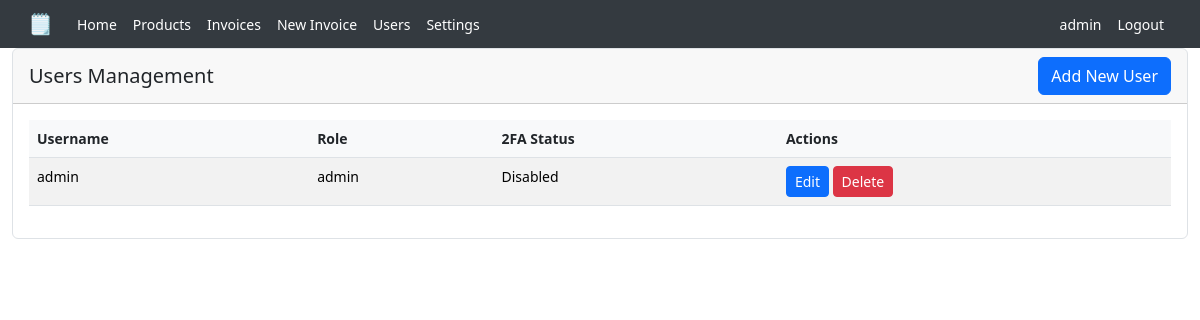
Screenshot of /users (signed in) with the database file from the repository.
### app.py (models this page shows, shortened)
class User(db.Model):
    id = db.Column(db.Integer, primary_key=True)
    username = db.Column(db.String(80), unique=True, nullable=False)
    password = db.Column(db.String(120), nullable=False)
    role = db.Column(db.String(20), nullable=False, default='user')
    totp_secret = db.Column(db.String(32))
    totp_enabled = db.Column(db.Boolean, default=False)

### app.py (the view)
@app.route('/users')
@admin_required
def users():
    users_list = User.query.all()
    return render_template('users.html', users=users_list)

### app.py (called while the page is built)
def admin_required(f):
    @wraps(f)
    def decorated_function(*args, **kwargs):
        if 'user_id' not in session:
            return redirect(url_for('login'))
        user = User.query.get(session['user_id'])
        if not user or user.role != 'admin':
            return jsonify({'error': 'Admin access required'}), 403
        return f(*args, **kwargs)
    return decorated_function

def get_user(user_id):
    return User.query.get(user_id)

@app.before_request
def require_login():
    public_routes = ['login', 'static']
    if request.endpoint and request.endpoint not in public_routes:
        if 'logged_in' not in session:
            return redirect(url_for('login'))

### templates/users.html (shortened to what this page needs)
{% extends "base.html" %}
{% block content %}
<div class="card">
    <div class="card-header d-flex justify-content-between align-items-center">
        <h5 class="mb-0">Users Management</h5>
        <button type="button" class="btn btn-primary" data-bs-toggle="modal" data-bs-target="#addUserModal">
            Add New User
        </button>
    </div>
    <div class="card-body">
        <div class="table-responsive">
            <table class="table table-striped">
                <thead>
                    <tr>
                        <th>Username</th>
                        <th>Role</th>
                        <th>2FA Status</th>
                        <th>Actions</th>
                    </tr>
                </thead>
                <tbody>
                    {% for user in users %}
                    <tr>
                        <td>{{ user.username }}</td>
                        <td>{{ user.role }}</td>
                        <td>{{ "Enabled" if user.totp_enabled else "Disabled" }}</td>
                        <td>
                            <button class="btn btn-sm btn-primary edit-user"
                                    data-id="{{ user.id }}"
                                    data-username="{{ user.username }}"
                                    data-role="{{ user.role }}"
                                    data-totp-enabled="{{ user.totp_enabled|lower }}">
                                Edit
                            </button>
                            <button class="btn btn-sm btn-danger delete-user" data-id="{{ user.id }}">
                                Delete
                            </button>
                        </td>
                    </tr>
                    {% endfor %}
                </tbody>
            </table>
        </div>
    </div>
</div>
{% endblock %}

### templates/base.html (shortened to what this page needs)
<!DOCTYPE html>
<html lang="en">
<head>
    <link href="https://cdn.jsdelivr.net/npm/bootstrap@5.3.2/dist/css/bootstrap.min.css" rel="stylesheet">
    <link href="https://cdnjs.cloudflare.com/ajax/libs/font-awesome/5.15.4/css/all.min.css" rel="stylesheet">
</head>
<body>
    <nav class="navbar navbar-expand-lg navbar-dark fixed-top">
        <div class="container-fluid">
            <a class="navbar-brand" href="{{ url_for('index') }}">🗒️</a>
            <div class="collapse navbar-collapse" id="navbarNav">
                <ul class="navbar-nav">
                    <li class="nav-item">
                        <a class="nav-link" href="{{ url_for('index') }}">Home</a>
                    </li>
                    <li class="nav-item">
                        <a class="nav-link" href="{{ url_for('products') }}">Products</a>
                    </li>
                    <li class="nav-item">
                        <a class="nav-link" href="{{ url_for('invoices') }}">Invoices</a>
                    </li>
                    <li class="nav-item">
                        <a class="nav-link" href="{{ url_for('new_invoice') }}">New Invoice</a>
                    </li>
                    {% if session.get('user_id') %}
                        {% set current_user = get_user(session.get('user_id')) %}
                        {% if current_user and current_user.role == 'admin' %}
                        <li class="nav-item">
                            <a class="nav-link" href="{{ url_for('users') }}">Users</a>
                        </li>
                        {% endif %}
                    {% endif %}
                    <li class="nav-item">
                        <a class="nav-link" href="{{ url_for('settings') }}">Settings</a>
                    </li>
                </ul>
                <ul class="navbar-nav ms-auto">
                    {% if session.get('user_id') %}
                        {% set current_user = get_user(session.get('user_id')) %}
                        <li class="nav-item">
                            <span class="nav-link">{{ current_user.username }}</span>
                        </li>
                        <li class="nav-item">
                            <a class="nav-link" href="{{ url_for('logout') }}">Logout</a>
                        </li>
                    {% endif %}
                </ul>
            </div>
        </div>
    </nav>
    <div class="container-fluid content" style="margin-top: 48px;">
        {% block content %}{% endblock %}
    </div>
</body>
</html>

### templates/base.html (style rules this page uses)
:root { --bg-color: #ffffff; --text-color: #212529; --card-bg: #ffffff; --border-color: #dee2e6; --table-stripe: #f8f9fa; --input-bg: #ffffff; --input-text: #212529; --navbar-bg: #343a40; --navbar-text: #ffffff; --dropdown-bg: #ffffff; --dropdown-text: #212529; --dropdown-hover: #f8f9fa; --btn-text: #ffffff; --header-bg: #f8f9fa; --table-border: #dee2e6; --table-header: #f8f9fa; }
* { touch-action: manipulation; }
body { font-size: var(--base-font-size, 14px); background-color: var(--bg-color); color: var(--text-color); touch-action: manipulation; }
.navbar { background-color: var(--navbar-bg) !important; height: 48px; padding: 0 1rem; }
.navbar-dark .navbar-nav .nav-link { color: var(--navbar-text); }
.card { background-color: var(--card-bg); border-color: var(--border-color); }
.table { color: var(--text-color); border-color: var(--table-border); }
.table thead th { background-color: var(--table-header); border-color: var(--table-border); color: var(--text-color); }
.table td { border-color: var(--table-border); }
.table-striped tbody tr:nth-of-type(odd) { background-color: var(--table-stripe); }
.btn-primary { background-color: #0d6efd; border-color: #0d6efd; color: var(--btn-text); }
.btn-danger { background-color: #dc3545; border-color: #dc3545; color: var(--btn-text); }

### rows the page displays
User: username "admin", role "admin", totp_enabled "Disabled"
